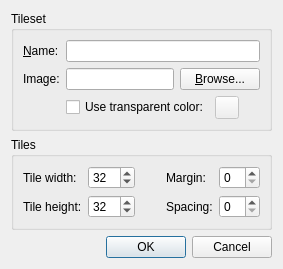
<?xml version="1.0" encoding="UTF-8"?>
<ui version="4.0">
 <class>NewTilesetDialog</class>
 <widget class="QDialog" name="NewTilesetDialog">
  <property name="windowTitle">
   <string>New Tileset</string>
  </property>
  <layout class="QGridLayout" name="gridLayout_3">
   <item row="0" column="0">
    <widget class="QGroupBox" name="groupBox_2">
     <property name="title">
      <string>Tileset</string>
     </property>
     <layout class="QGridLayout" name="gridLayout_2">
      <item row="0" column="0">
       <widget class="QLabel" name="label">
        <property name="text">
         <string>&amp;Name:</string>
        </property>
        <property name="buddy">
         <cstring>name</cstring>
        </property>
       </widget>
      </item>
      <item row="0" column="1" colspan="2">
       <widget class="QLineEdit" name="name"/>
      </item>
      <item row="1" column="0">
       <widget class="QLabel" name="label_2">
        <property name="text">
         <string>Image:</string>
        </property>
       </widget>
      </item>
      <item row="1" column="1">
       <widget class="QLineEdit" name="image"/>
      </item>
      <item row="1" column="2">
       <widget class="QPushButton" name="browseButton">
        <property name="text">
         <string>&amp;Browse...</string>
        </property>
       </widget>
      </item>
      <item row="2" column="1" colspan="2">
       <layout class="QHBoxLayout" name="horizontalLayout">
        <item>
         <widget class="QCheckBox" name="useTransparentColor">
          <property name="text">
           <string>Use transparent color:</string>
          </property>
         </widget>
        </item>
        <item>
         <widget class="Tiled::Internal::ColorButton" name="colorButton">
          <property name="enabled">
           <bool>false</bool>
          </property>
         </widget>
        </item>
        <item>
         <spacer name="horizontalSpacer_2">
          <property name="orientation">
           <enum>Qt::Horizontal</enum>
          </property>
          <property name="sizeHint" stdset="0">
           <size>
            <width>0</width>
            <height>0</height>
           </size>
          </property>
         </spacer>
        </item>
       </layout>
      </item>
     </layout>
    </widget>
   </item>
   <item row="1" column="0">
    <widget class="QGroupBox" name="groupBox">
     <property name="title">
      <string>Tiles</string>
     </property>
     <layout class="QGridLayout" name="gridLayout">
      <item row="0" column="0">
       <widget class="QLabel" name="label_3">
        <property name="text">
         <string>Tile width:</string>
        </property>
       </widget>
      </item>
      <item row="0" column="1">
       <widget class="QSpinBox" name="tileWidth">
        <property name="enabled">
         <bool>true</bool>
        </property>
        <property name="minimum">
         <number>1</number>
        </property>
        <property name="maximum">
         <number>999</number>
        </property>
        <property name="value">
         <number>32</number>
        </property>
       </widget>
      </item>
      <item row="0" column="3">
       <widget class="QLabel" name="label_5">
        <property name="text">
         <string>Margin:</string>
        </property>
       </widget>
      </item>
      <item row="0" column="4">
       <widget class="QSpinBox" name="margin">
        <property name="minimum">
         <number>0</number>
        </property>
        <property name="maximum">
         <number>99</number>
        </property>
        <property name="value">
         <number>0</number>
        </property>
       </widget>
      </item>
      <item row="1" column="0">
       <widget class="QLabel" name="label_4">
        <property name="text">
         <string>Tile height:</string>
        </property>
       </widget>
      </item>
      <item row="1" column="1">
       <widget class="QSpinBox" name="tileHeight">
        <property name="minimum">
         <number>1</number>
        </property>
        <property name="maximum">
         <number>999</number>
        </property>
        <property name="value">
         <number>32</number>
        </property>
       </widget>
      </item>
      <item row="1" column="3">
       <widget class="QLabel" name="label_6">
        <property name="text">
         <string>Spacing:</string>
        </property>
       </widget>
      </item>
      <item row="1" column="4">
       <widget class="QSpinBox" name="spacing">
        <property name="minimum">
         <number>0</number>
        </property>
        <property name="maximum">
         <number>99</number>
        </property>
        <property name="value">
         <number>0</number>
        </property>
       </widget>
      </item>
      <item row="0" column="2">
       <spacer name="horizontalSpacer">
        <property name="orientation">
         <enum>Qt::Horizontal</enum>
        </property>
        <property name="sizeType">
         <enum>QSizePolicy::MinimumExpanding</enum>
        </property>
        <property name="sizeHint" stdset="0">
         <size>
          <width>20</width>
          <height>20</height>
         </size>
        </property>
       </spacer>
      </item>
     </layout>
    </widget>
   </item>
   <item row="2" column="0">
    <spacer name="verticalSpacer">
     <property name="orientation">
      <enum>Qt::Vertical</enum>
     </property>
     <property name="sizeHint" stdset="0">
      <size>
       <width>20</width>
       <height>0</height>
      </size>
     </property>
    </spacer>
   </item>
   <item row="3" column="0">
    <widget class="QDialogButtonBox" name="buttonBox">
     <property name="orientation">
      <enum>Qt::Horizontal</enum>
     </property>
     <property name="standardButtons">
      <set>QDialogButtonBox::Cancel|QDialogButtonBox::Ok</set>
     </property>
    </widget>
   </item>
  </layout>
 </widget>
 <customwidgets>
  <customwidget>
   <class>Tiled::Internal::ColorButton</class>
   <extends>QToolButton</extends>
   <header>colorbutton.h</header>
  </customwidget>
 </customwidgets>
 <resources/>
 <connections>
  <connection>
   <sender>buttonBox</sender>
   <signal>accepted()</signal>
   <receiver>NewTilesetDialog</receiver>
   <slot>accept()</slot>
   <hints>
    <hint type="sourcelabel">
     <x>248</x>
     <y>254</y>
    </hint>
    <hint type="destinationlabel">
     <x>157</x>
     <y>274</y>
    </hint>
   </hints>
  </connection>
  <connection>
   <sender>buttonBox</sender>
   <signal>rejected()</signal>
   <receiver>NewTilesetDialog</receiver>
   <slot>reject()</slot>
   <hints>
    <hint type="sourcelabel">
     <x>316</x>
     <y>260</y>
    </hint>
    <hint type="destinationlabel">
     <x>286</x>
     <y>274</y>
    </hint>
   </hints>
  </connection>
  <connection>
   <sender>useTransparentColor</sender>
   <signal>toggled(bool)</signal>
   <receiver>colorButton</receiver>
   <slot>setEnabled(bool)</slot>
   <hints>
    <hint type="sourcelabel">
     <x>221</x>
     <y>117</y>
    </hint>
    <hint type="destinationlabel">
     <x>249</x>
     <y>117</y>
    </hint>
   </hints>
  </connection>
 </connections>
</ui>
